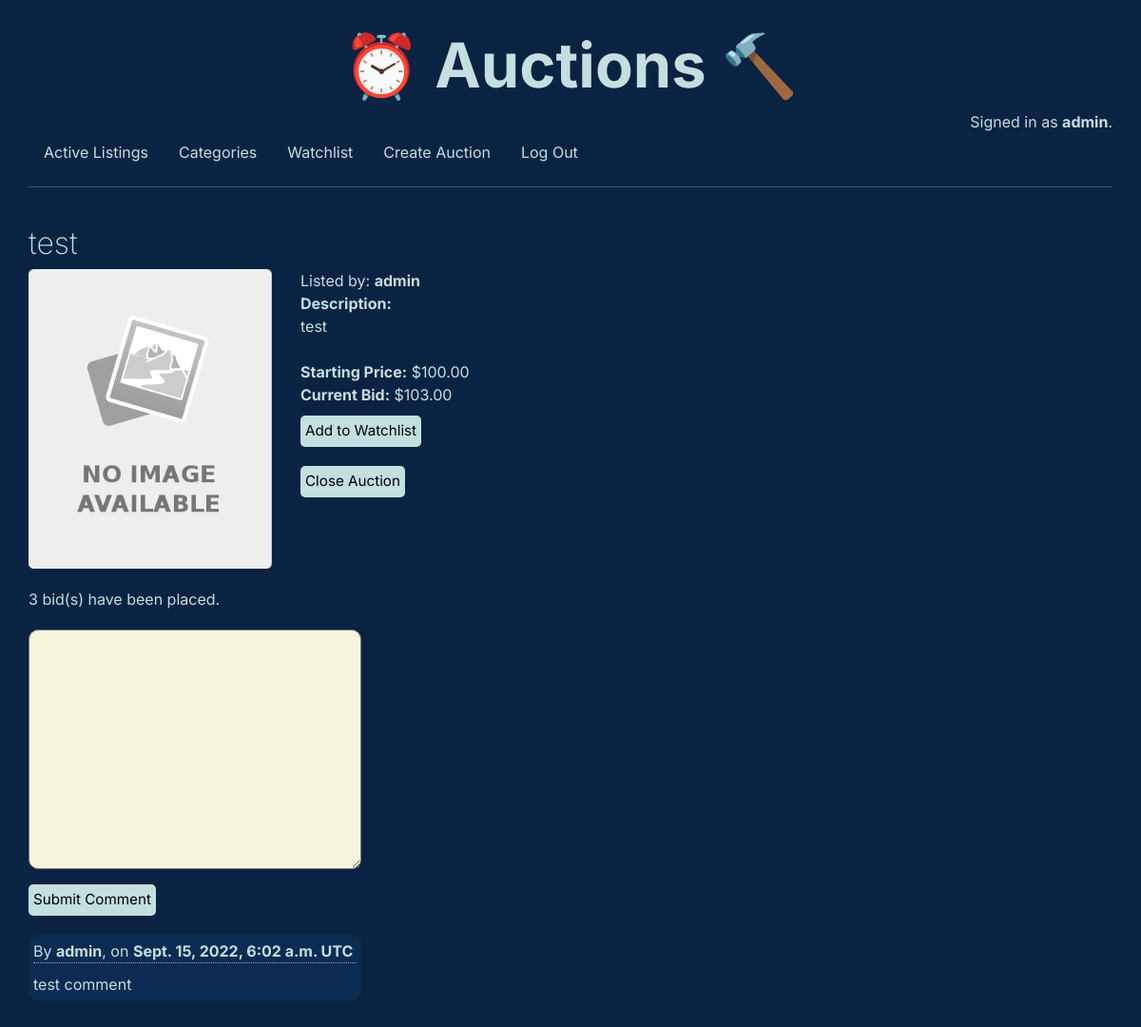
The app's page /auction/3 (signed in), older data.
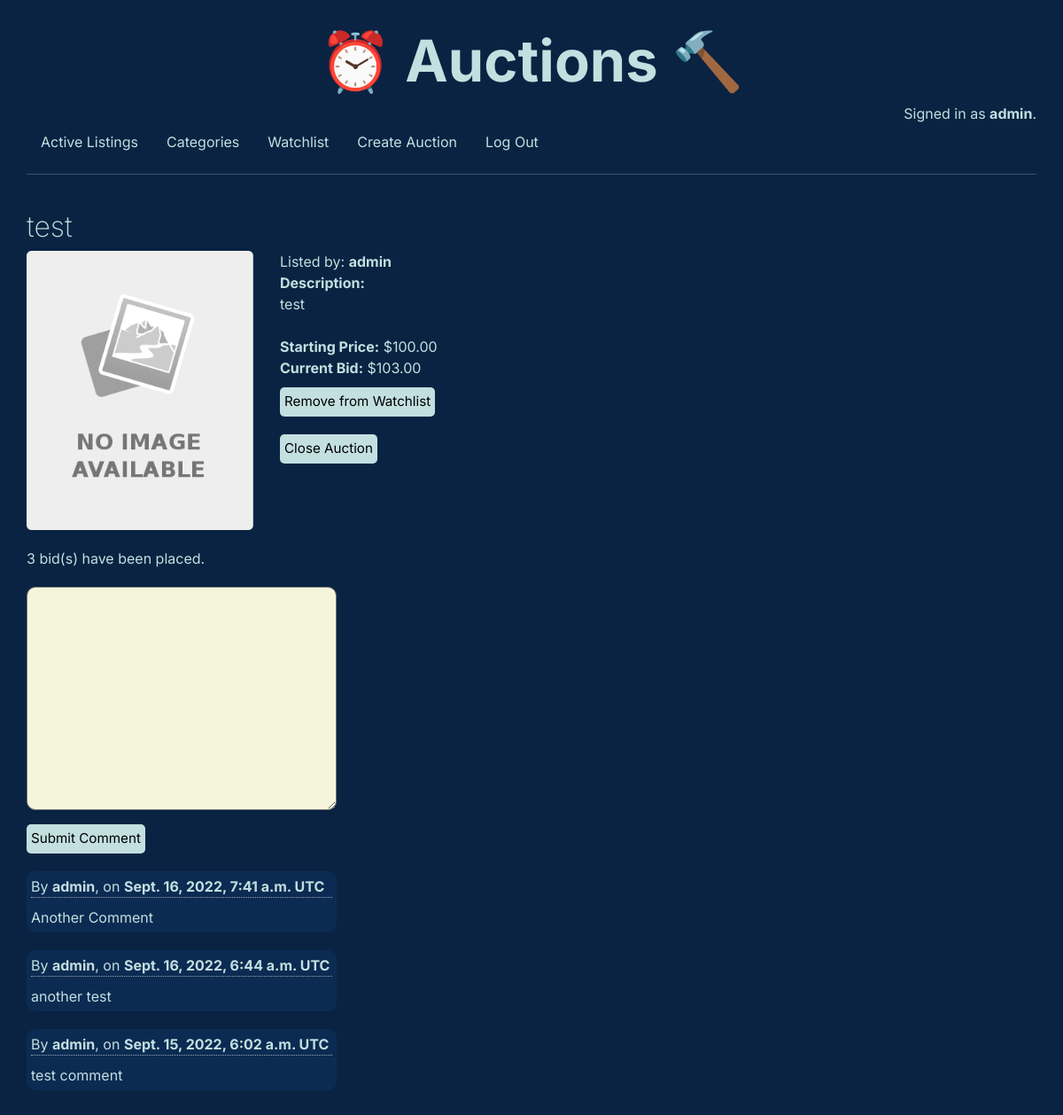
The same page, newer data.
### auctions/models.py (models this page shows, shortened)
class User(AbstractUser):
    pass

class Listing(models.Model):
    item_name = models.CharField(max_length=128)
    item_description = models.TextField()
    starting_price = models.DecimalField(decimal_places=2, max_digits=8, validators=[MinValueValidator(0.01)])
    image = models.ImageField(upload_to="", blank=True, default="noimage.svg.png")
    image_url = models.URLField(blank=True)
    category = models.ForeignKey(Category, on_delete=models.CASCADE, related_name="listings")
    user = models.ForeignKey(User, on_delete=models.CASCADE, related_name="listings")
    active = models.BooleanField(default=True)

class Bid(models.Model):
    bid_amount = models.DecimalField(decimal_places=2, max_digits=8, validators=[MinValueValidator(0.01)], default=0)
    user = models.ForeignKey(User, on_delete=models.CASCADE, related_name="bids")
    auction = models.ForeignKey(Listing, on_delete=models.CASCADE, related_name="bids")

class Comment(models.Model):
    comment = models.TextField()
    date = models.DateTimeField(auto_now_add=True)
    user = models.ForeignKey(User, on_delete=models.CASCADE, related_name="comments")
    auction = models.ForeignKey(Listing, on_delete=models.CASCADE, related_name="comments")

### auctions/views.py (the view)
# urls.py: path("auction/<str:pk>", views.auction_view, name="auction"),
def auction_view(request, pk):
    try:
        auction = Listing.objects.get(pk=pk)
    except:
        return render(request, "auctions/no_auction.html")
    if Bid.objects.filter(auction=auction).exists() == False:
        highest_bid = 0
    else:
        highest_bid = Bid.objects.filter(auction=auction).latest("bid_amount")
    watch_exists = (
        Watchlist.objects.all()
        .filter(auction=auction)
        .filter(user=request.user)
        .exists()
    )
    all_comments = Comment.objects.all().filter(auction=auction).order_by("-date")
    return render(
        request,
        "auctions/auction.html",
        {
            "auction": auction,
            "pk": pk,
            "bidform": BidForm(),
            "highest_bid": highest_bid,
            "exists": watch_exists,
            "commentform": CommentForm(),
            "all_comments": all_comments,
        },
    )

### auctions/views.py
class BidForm(ModelForm):
    class Meta:
        model = Bid
        fields = ["bid_amount"]
        widgets = {"bid_amount": NumberInput(attrs={"class": "bid-field", "step": 0.25})}
        labels = {"bid_amount": _("")}

class CommentForm(ModelForm):
    class Meta:
        model = Comment
        fields = ["comment"]
        widgets = {"comment": Textarea(attrs={"class": "comment-field"})}
        labels = {"comment": _("")}

### auctions/templates/auctions/auction.html (shortened to what this page needs)
{% extends "auctions/layout.html" %}
{% block body %}
<h2>{{ auction.item_name }}</h2>
<div class="auction-display">
{% if auction.image_url != "" %}
<img src="{{auction.image_url}}" alt="" class="auction-image">
{% else %}
<img src="{{auction.image.url}}" alt="" class="auction-image">
{% endif %}
<div class="auction-details">
Listed by: <strong>{{ auction.user }}</strong> <br>
<strong>Description:</strong> <br> {{ auction.item_description }} <br> <br>
<strong>Starting Price:</strong> ${{ auction.starting_price }} <br>
{% if auction.bids.last.bid_amount %}
  <strong>Current Bid:</strong> ${{ auction.bids.last.bid_amount }}
{% else %}
  <strong>Current Bid: No Bid</strong>
{% endif %}
<form method="POST" action="{% url 'e_watchlist' auction.pk %}">
  {% csrf_token %} {% if exists %}
  <input class="auc-btn" type="submit" value="Remove from Watchlist" />
  {% else %}
  <input class="auc-btn" type="submit" value="Add to Watchlist" />
  {% endif %}
</form>
{% if request.user == auction.user and auction.active == True %}
<form method="POST" action="{% url 'close' auction.pk %}"> {% csrf_token %}
  <input class="auc-btn" type="submit" value="Close Auction" />
</form>
{% elif auction.active == False %}
<h3>Auction is closed.</h3>
<br>
<h3>🎉 <strong>{{ auction.bids.last.user }}</strong> has won the auction! 🎉</h3>
{% endif %}
</div>
</div>
<div class="bid-quantity">{{ auction.bids.count }} bid(s) have been placed.</div>
<form method="POST" action="{% url 'comment' auction.pk %}">
    {{ commentform }}
    <input class="auc-btn" type="submit" value="Submit Comment" style="display: block">
</form>
{% for comment in all_comments %}
<div class="comment-container">
<div class="comment-details">By <strong>{{ comment.user }}</strong>, on <strong>{{ comment.date }} UTC</strong></div>
<div class="comment-content">{{ comment.comment }}</div>
</div>
{% endfor %}
{% endblock %}

### auctions/templates/auctions/layout.html (shortened to what this page needs)
{% load static %}
<!DOCTYPE html>
<html lang="en">
    <head>
        <link href="https://cdn.jsdelivr.net/npm/bootstrap@5.2.1/dist/css/bootstrap.min.css" rel="stylesheet">
        <link href="{% static 'auctions/styles.css' %}" rel="stylesheet">
    </head>
    <body>
        <h1>⏰ Auctions 🔨</h1>
        <div class="signed-text">
            {% if user.is_authenticated %}
                Signed in as <strong>{{ user.username }}</strong>.
            {% else %}
                Not signed in.
            {% endif %}
        </div>
        <ul class="nav">
            <li class="nav-item">
                <a class="nav-link" href="{% url 'index' %}">Active Listings</a>
            </li>
            <li class="nav-item">
                <a class="nav-link" href="{% url 'categories' %}">Categories</a>
            </li>
            {% if user.is_authenticated %}
                <li class="nav-item">
                    <a class="nav-link" href="{% url 'watchlist' %}">Watchlist</a>
                </li>
                <li class="nav-item">
                    <a class="nav-link" href="{% url 'new_listing' %}">Create Auction</a>
                </li>
                <li class="nav-item">
                    <a class="nav-link" href="{% url 'logout' %}">Log Out</a>
                </li>
            {% endif %}
        </ul>
        <hr>
        {% block body %}
        {% endblock %}
    </body>
</html>

### auctions/static/auctions/styles.css (style rules this page uses)
:root { --general-font: "Inter", sans-serif; --title-size: 65px; --font-color: #c3dfe0; }
body { padding: 30px; font-family: var(--general-font); color: var(--font-color); background-color: #0a2342; }
hr { margin-bottom: 40px; }
h1 { font-size: var(--title-size); font-weight: 700; text-align: center; }
h2 { font-weight: 200; }
.nav-link { color: var(--font-color); text-decoration: none; }
.signed-text { text-align: right; }
.auc-btn { background-color: #c3dfe0; border: 0; border-radius: 5px; padding: 5px; font-size: 0.95rem; margin: 10px 0 10px; }
.comment-field { background-color: beige; margin-top: 20px; border-radius: 10px; padding: 5px; max-width: 350px; }
.auction-image { margin-bottom: 20px; width: 16rem; }
.auction-display { display: flex; flex-direction: row; gap: 30px; }
.auction-details { max-width: 48ch; }
.comment-container { max-width: 350px; margin: 20px 0 10px; background-color: #0c2b52; padding: 5px; border-radius: 10px; }
.comment-details { border-bottom: 1px dotted rgba(255, 255, 255, 0.582); margin-bottom: 10px; }

Row changes from the older to the newer data that the page shows:
added Comment: user "admin", date "Sept. 16, 2022, 7:41 a.m.", comment "Another Comment"
added Comment: user "admin", date "Sept. 16, 2022, 6:44 a.m.", comment "another test"
Text that changed along with them:
form field value: (not shown) → "Remove from Watchlist"
form field value: "Add to Watchlist" → (not shown)
